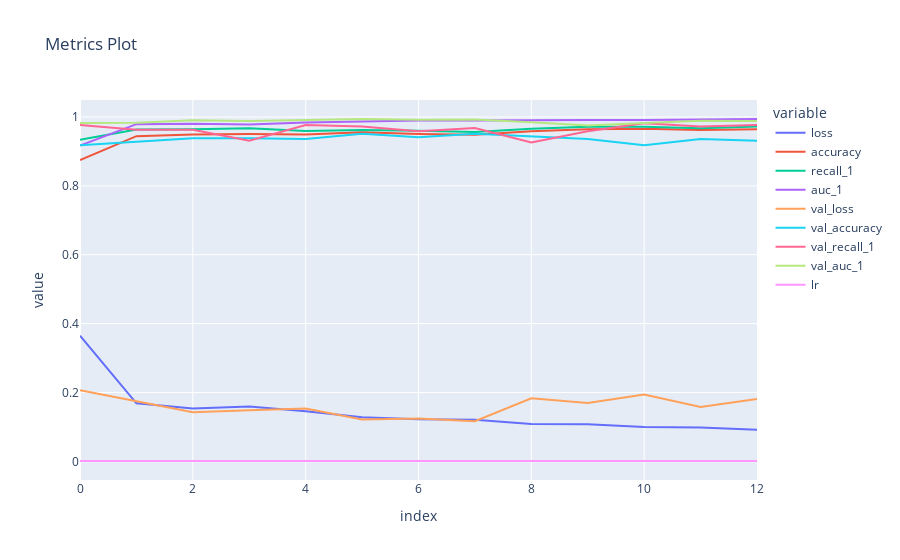

The notebook cell this image was saved under:
### Markdown cell above
### Model Evaluation

### Code cell
px.line(history,title='Metrics Plot')

### Figure 1 — Plotly figure (JSON) as saved in the notebook; plotly's stock layout.template omitted (floating-point values rounded to 4 significant figures)
{"data": [{"hovertemplate": "variable=loss<br>index=%{x}<br>value=%{y}<extra></extra>", "legendgroup": "loss", "line": {"color": "#636efa", "dash": "solid"}, "marker": {"symbol": "circle"}, "mode": "lines", "name": "loss", "orientation": "v", "showlegend": true, "type": "scatter", "x": [0, 1, 2, 3, 4, 5, 6, 7, 8, 9, 10, 11, 12], "xaxis": "x", "y": [0.365, 0.1683, 0.1537, 0.1595, 0.1456, 0.128, 0.122, 0.121, 0.1087, 0.1076, 0.09977, 0.09794, 0.0917], "yaxis": "y"}, {"hovertemplate": "variable=accuracy<br>index=%{x}<br>value=%{y}<extra></extra>", "legendgroup": "accuracy", "line": {"color": "#EF553B", "dash": "solid"}, "marker": {"symbol": "circle"}, "mode": "lines", "name": "accuracy", "orientation": "v", "showlegend": true, "type": "scatter", "x": [0, 1, 2, 3, 4, 5, 6, 7, 8, 9, 10, 11, 12], "xaxis": "x", "y": [0.875, 0.9442, 0.9494, 0.9506, 0.9494, 0.9558, 0.9506, 0.9481, 0.9583, 0.9647, 0.966, 0.9622, 0.9647], "yaxis": "y"}, {"hovertemplate": "variable=recall_1<br>index=%{x}<br>value=%{y}<extra></extra>", "legendgroup": "recall_1", "line": {"color": "#00cc96", "dash": "solid"}, "marker": {"symbol": "circle"}, "mode": "lines", "name": "recall_1", "orientation": "v", "showlegend": true, "type": "scatter", "x": [0, 1, 2, 3, 4, 5, 6, 7, 8, 9, 10, 11, 12], "xaxis": "x", "y": [0.9339, 0.9636, 0.9647, 0.967, 0.959, 0.9624, 0.9601, 0.9567, 0.9658, 0.9715, 0.9715, 0.967, 0.9727], "yaxis": "y"}, {"hovertemplate": "variable=auc_1<br>index=%{x}<br>value=%{y}<extra></extra>", "legendgroup": "auc_1", "line": {"color": "#ab63fa", "dash": "solid"}, "marker": {"symbol": "circle"}, "mode": "lines", "name": "auc_1", "orientation": "v", "showlegend": true, "type": "scatter", "x": [0, 1, 2, 3, 4, 5, 6, 7, 8, 9, 10, 11, 12], "xaxis": "x", "y": [0.9172, 0.9792, 0.9807, 0.9782, 0.9841, 0.9878, 0.99, 0.99, 0.9918, 0.9916, 0.9914, 0.9931, 0.9942], "yaxis": "y"}, {"hovertemplate": "variable=val_loss<br>index=%{x}<br>value=%{y}<extra></extra>", "legendgroup": "val_loss", "line": {"color": "#FFA15A", "dash": "solid"}, "marker": {"symbol": "circle"}, "mode": "lines", "name": "val_loss", "orientation": "v", "showlegend": true, "type": "scatter", "x": [0, 1, 2, 3, 4, 5, 6, 7, 8, 9, 10, 11, 12], "xaxis": "x", "y": [0.2065, 0.1747, 0.1424, 0.1481, 0.1537, 0.1212, 0.1244, 0.1163, 0.1833, 0.1694, 0.1943, 0.158, 0.1812], "yaxis": "y"}, {"hovertemplate": "variable=val_accuracy<br>index=%{x}<br>value=%{y}<extra></extra>", "legendgroup": "val_accuracy", "line": {"color": "#19d3f3", "dash": "solid"}, "marker": {"symbol": "circle"}, "mode": "lines", "name": "val_accuracy", "orientation": "v", "showlegend": true, "type": "scatter", "x": [0, 1, 2, 3, 4, 5, 6, 7, 8, 9, 10, 11, 12], "xaxis": "x", "y": [0.9179, 0.9282, 0.9385, 0.9385, 0.9359, 0.9513, 0.941, 0.9513, 0.9436, 0.9359, 0.9179, 0.9359, 0.9308], "yaxis": "y"}, {"hovertemplate": "variable=val_recall_1<br>index=%{x}<br>value=%{y}<extra></extra>", "legendgroup": "val_recall_1", "line": {"color": "#FF6692", "dash": "solid"}, "marker": {"symbol": "circle"}, "mode": "lines", "name": "val_recall_1", "orientation": "v", "showlegend": true, "type": "scatter", "x": [0, 1, 2, 3, 4, 5, 6, 7, 8, 9, 10, 11, 12], "xaxis": "x", "y": [0.977, 0.9631, 0.9631, 0.9309, 0.977, 0.9724, 0.9585, 0.9677, 0.9263, 0.9585, 0.9816, 0.9724, 0.977], "yaxis": "y"}, {"hovertemplate": "variable=val_auc_1<br>index=%{x}<br>value=%{y}<extra></extra>", "legendgroup": "val_auc_1", "line": {"color": "#B6E880", "dash": "solid"}, "marker": {"symbol": "circle"}, "mode": "lines", "name": "val_auc_1", "orientation": "v", "showlegend": true, "type": "scatter", "x": [0, 1, 2, 3, 4, 5, 6, 7, 8, 9, 10, 11, 12], "xaxis": "x", "y": [0.9827, 0.9832, 0.9909, 0.9887, 0.9913, 0.9939, 0.9923, 0.9929, 0.9847, 0.9753, 0.9827, 0.9893, 0.9885], "yaxis": "y"}, {"hovertemplate": "variable=lr<br>index=%{x}<br>value=%{y}<extra></extra>", "legendgroup": "lr", "line": {"color": "#FF97FF", "dash": "solid"}, "marker": {"symbol": "circle"}, "mode": "lines", "name": "lr", "orientation": "v", "showlegend": true, "type": "scatter", "x": [0, 1, 2, 3, 4, 5, 6, 7, 8, 9, 10, 11, 12], "xaxis": "x", "y": [0.001, 0.001, 0.001, 0.001, 0.001, 0.001, 0.001, 0.001, 0.001, 0.001, 0.001, 0.001, 0.001], "yaxis": "y"}], "layout": {"legend": {"title": {"text": "variable"}, "tracegroupgap": 0}, "title": {"text": "Metrics Plot"}, "xaxis": {"anchor": "y", "domain": [0, 1], "title": {"text": "index"}}, "yaxis": {"anchor": "x", "domain": [0, 1], "title": {"text": "value"}}}}
